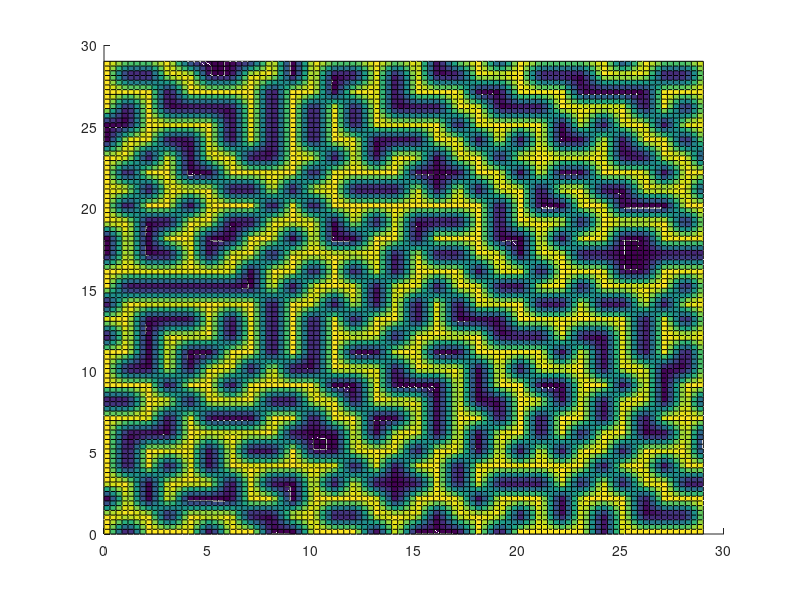

MATLAB code for this plot:
function spline2D_comp()
spline2Duniform()
%spline2Dmatrix()
return

function t=check_sanity(knot_vector,p)

  initial = knot_vector(1);
  kvsize = size(knot_vector,2);

  t = true;
  counter = 1;

  for i=1:p+1
    if (initial ~= knot_vector(i))
      t = false;
      return
    end
  end


  for i=p+2:kvsize-p-1
    if (initial == knot_vector(i))
      counter = counter + 1;
      if (counter > p)
        t = false  ;
        return
      end
    else
      initial = knot_vector(i);
      counter = 1;
    end
  end

  initial = knot_vector(kvsize);

  for i=kvsize-p:kvsize
    if (initial ~= knot_vector(i))
      t = false;
      return
    end
  end
  
  for i=1:kvsize-1
    if (knot_vector(i)>knot_vector(i+1))
      t = false;
    end
  end

  return

end


function spline2Dmatrix()
knot_vectorx=[0 1 2];

knot_vectory=[0 1 2];

precision = 0.1;

%macros
compute_nr_basis_functions = @(knot_vector,p) size(knot_vector, 2) - p - 1;
mesh   = @(a,c) [a:precision*(c-a):c];

%splines in x
px = compute_p(knot_vectorx);
tx = check_sanity(knot_vectorx,px);
nrx = compute_nr_basis_functions(knot_vectorx,px);

x_begin = knot_vectorx(1);
x_end = knot_vectorx(size(knot_vectorx,2));

x=mesh(x_begin,x_end);

%splines in y
py = compute_p(knot_vectory);
ty = check_sanity(knot_vectory,py);
nry = compute_nr_basis_functions(knot_vectorx,py);

y_begin = knot_vectory(1);
y_end = knot_vectory(size(knot_vectory,2));

y=mesh(y_begin,y_end);

%X and Y coordinates of points over the 2D mesh
[X,Y]=meshgrid(x,y);

M(1:nrx*nry,1:nrx*nry)=0.0;
hold on
for i=1:nrx
  %compute values of 
  vx=compute_spline(knot_vectorx,px,i,X);
  for j=1:nry
    vy=compute_spline(knot_vectory,py,j,Y);
    spline1=vx.*vy;
    for k=1:nrx
      %compute values of 
      vx2=compute_spline(knot_vectorx,px,k,X);
      for l=1:nry
        vy2=compute_spline(knot_vectory,py,l,Y);
        spline2=vx2.*vy2;
        crossection = spline1.*spline2;
        M(i+(j-1)*nry,k+(l-1)*nry)=M(i+(j-1)*nry,k+(l-1)*nry)+norm(crossection);
      end
    end
  end
end
crossection;
hold off

end

function spline2Duniform()
knot_vectorx=[0, 0, 1, 2, 3, 4, 5, 6, 7, 8, 9, 10, 11, 12, 13, 14, 15, 16, 17, 18, 19, 20, 21, 22, 23, 24, 25, 26, 27, 28, 29, 29];
knot_vectory=[0, 0, 1, 2, 3, 4, 5, 6, 7, 8, 9, 10, 11, 12, 13, 14, 15, 16, 17, 18, 19, 20, 21, 22, 23, 24, 25, 26, 27, 28, 29, 29];
coeff_vector=[
[1, 1, 0, 1, 1, 1, 1, 1, 0, 1, 1, 1, 0, 1, 0, 1, 1, 0, 0, 1, 1, 1, 1, 1, 0, 0, 1, 1, 1, 1];
[0, 1, 1, 1, 0, 0, 0, 1, 0, 1, 0, 1, 1, 1, 1, 0, 1, 1, 1, 1, 0, 1, 0, 1, 1, 0, 0, 1, 0, 1];
[1, 1, 0, 0, 1, 1, 0, 1, 1, 1, 0, 0, 0, 0, 1, 0, 1, 0, 0, 0, 1, 0, 1, 0, 1, 1, 1, 1, 0, 1];
[1, 0, 1, 1, 0, 1, 0, 0, 1, 0, 1, 1, 1, 0, 1, 0, 1, 0, 1, 0, 1, 1, 1, 1, 0, 1, 0, 0, 1, 1];
[1, 1, 0, 1, 1, 1, 1, 1, 0, 1, 0, 0, 1, 0, 1, 0, 1, 1, 1, 1, 0, 1, 0, 0, 0, 1, 0, 1, 1, 0];
[0, 1, 0, 1, 0, 0, 1, 0, 1, 1, 1, 0, 1, 1, 1, 0, 1, 0, 0, 1, 1, 1, 0, 1, 1, 1, 0, 1, 0, 0];
[1, 1, 0, 0, 1, 1, 1, 0, 1, 0, 1, 1, 0, 0, 1, 0, 1, 1, 0, 0, 1, 0, 1, 1, 0, 0, 0, 1, 0, 0];
[1, 0, 1, 1, 1, 0, 1, 0, 1, 1, 0, 1, 1, 1, 1, 0, 0, 1, 1, 0, 1, 0, 1, 0, 1, 1, 1, 1, 1, 0];
[0, 0, 1, 0, 1, 0, 1, 1, 0, 1, 1, 0, 0, 0, 0, 1, 1, 0, 1, 1, 0, 1, 1, 0, 0, 0, 0, 0, 1, 1];
[0, 1, 0, 0, 1, 1, 0, 1, 0, 1, 0, 1, 1, 1, 1, 0, 1, 1, 0, 1, 1, 0, 1, 1, 1, 1, 1, 1, 0, 0];
[1, 1, 1, 1, 1, 0, 0, 0, 1, 1, 0, 0, 0, 0, 1, 1, 0, 1, 1, 1, 0, 1, 0, 1, 0, 0, 0, 1, 1, 1];
[1, 0, 1, 0, 1, 0, 0, 1, 1, 0, 1, 1, 1, 1, 0, 1, 1, 1, 0, 0, 1, 1, 1, 0, 1, 1, 1, 0, 0, 1];
[1, 0, 1, 1, 0, 1, 1, 1, 0, 0, 1, 0, 1, 0, 1, 1, 0, 1, 0, 1, 1, 0, 1, 1, 1, 0, 0, 1, 0, 1];
[0, 1, 1, 0, 1, 1, 0, 0, 1, 1, 1, 0, 1, 1, 0, 0, 1, 1, 1, 0, 1, 0, 1, 0, 0, 1, 1, 1, 1, 1];
[1, 1, 0, 0, 0, 1, 1, 0, 1, 0, 0, 1, 0, 1, 1, 1, 0, 0, 1, 1, 1, 0, 1, 1, 0, 1, 0, 0, 0, 1];
[0, 1, 1, 0, 1, 0, 1, 1, 1, 0, 1, 1, 1, 0, 0, 1, 1, 1, 0, 0, 1, 1, 0, 1, 0, 1, 0, 1, 1, 1];
[0, 0, 1, 1, 1, 1, 0, 0, 0, 0, 1, 0, 1, 1, 1, 0, 1, 0, 1, 0, 1, 0, 0, 0, 1, 1, 0, 1, 0, 0];
[0, 1, 1, 0, 0, 1, 1, 1, 1, 1, 1, 0, 1, 0, 0, 1, 1, 0, 1, 0, 1, 1, 0, 1, 1, 0, 1, 1, 0, 1];
[1, 1, 0, 1, 1, 0, 0, 1, 0, 0, 0, 1, 1, 0, 1, 1, 0, 1, 1, 1, 1, 0, 1, 1, 0, 1, 1, 0, 1, 1];
[0, 1, 1, 0, 1, 1, 1, 0, 0, 1, 1, 1, 0, 0, 1, 0, 1, 1, 0, 0, 0, 1, 1, 0, 1, 1, 0, 0, 1, 0];
[1, 0, 1, 0, 1, 0, 1, 1, 1, 1, 0, 1, 0, 1, 1, 0, 1, 0, 0, 1, 1, 1, 0, 1, 0, 1, 0, 1, 1, 1];
[1, 1, 1, 0, 1, 1, 0, 0, 1, 0, 1, 1, 0, 1, 0, 1, 0, 1, 1, 1, 0, 0, 1, 1, 1, 1, 0, 1, 0, 1];
[1, 0, 0, 1, 1, 0, 1, 1, 0, 0, 1, 0, 1, 1, 0, 1, 1, 1, 0, 1, 0, 1, 0, 1, 0, 0, 1, 1, 0, 1];
[1, 1, 1, 0, 1, 1, 0, 1, 1, 1, 1, 1, 0, 1, 1, 0, 1, 0, 1, 0, 1, 1, 0, 1, 0, 1, 1, 0, 0, 1];
[0, 0, 1, 1, 0, 1, 1, 0, 0, 1, 0, 0, 0, 1, 0, 1, 1, 0, 1, 1, 1, 0, 1, 1, 1, 0, 1, 0, 1, 1];
[1, 1, 1, 0, 1, 0, 1, 1, 1, 0, 1, 1, 1, 1, 0, 1, 0, 0, 0, 1, 0, 0, 1, 0, 0, 1, 1, 0, 1, 0];
[1, 0, 0, 1, 1, 1, 0, 0, 1, 1, 1, 0, 0, 0, 1, 1, 0, 0, 0, 1, 0, 1, 1, 0, 1, 1, 0, 0, 1, 1];
[1, 0, 1, 1, 0, 1, 0, 1, 0, 0, 0, 1, 1, 1, 0, 1, 1, 0, 1, 1, 0, 1, 0, 1, 1, 0, 1, 1, 0, 1];
[1, 0, 1, 0, 1, 1, 1, 1, 1, 1, 0, 0, 1, 0, 1, 0, 1, 0, 1, 0, 1, 1, 1, 1, 0, 1, 0, 1, 0, 1];
[1, 1, 1, 0, 1, 0, 0, 1, 0, 1, 1, 1, 1, 1, 1, 1, 1, 0, 1, 1, 1, 0, 1, 0, 1, 1, 1, 1, 1, 1]
];

precision = 0.01;

%macros
compute_nr_basis_functions = @(knot_vector,p) size(knot_vector, 2) - p - 1
mesh   = @(a,c) [a:precision*(c-a):c];

%splines in x
px = compute_p(knot_vectorx);
tx = check_sanity(knot_vectorx,px);
nrx = compute_nr_basis_functions(knot_vectorx,px);

x_begin = knot_vectorx(1);
x_end = knot_vectorx(size(knot_vectorx,2));

x=mesh(x_begin,x_end);

%splines in y
py = compute_p(knot_vectorx);
ty = check_sanity(knot_vectorx,py);
nry = compute_nr_basis_functions(knot_vectorx,py);

y_begin = knot_vectory(1);
y_end = knot_vectory(size(knot_vectory,2));

y=mesh(y_begin,y_end);

%X and Y coordinates of points over the 2D mesh
[X,Y]=meshgrid(x,y);

% BEGIN changes
u = 0;

hold on
for i=1:nrx
  %compute values of 
  vx=compute_spline(knot_vectorx,px,i,X);
  for j=1:nry
    vy=compute_spline(knot_vectory,py,j,Y);
    u = u + vx.*vy.*coeff_vector(i,j);
  end
end
surf(X,Y,u);
hold off
% END changes

end

function spline()

knot_vector=[0 0 0  1 1 2 2 2 ];

precision = 0.0001;


compute_nr_basis_functions = @(knot_vector,p) size(knot_vector, 2) - p - 1;
mesh   = @(a,c) [a:precision*(c-a):c];


p = compute_p(knot_vector);
t = check_sanity(knot_vector,p);
nr = compute_nr_basis_functions(knot_vector,p);

x_begin = knot_vector(1);
x_end = knot_vector(size(knot_vector,2));


x=mesh(x_begin,x_end);


y=compute_spline(knot_vector,p,1,x);
plot(x,y)

hold on

for i=2:nr
  y=compute_spline(knot_vector,p,i,x);
  plot(x,y)
end

hold off


end


function p=compute_p(knot_vector)

  initial = knot_vector(1);
  kvsize = size(knot_vector,2);
  i=1;

  while (i+1 < kvsize) && (initial == knot_vector(i+1))
    i=i+1;
  end
  
  p = i-1;
  
  return
end



function y=compute_spline(knot_vector,p,nr,x)
  
  fC= @(x,a,b) (x)/(b-a)-a/(b-a);
  fD= @(x,c,d) (1-x)/(d-c)+(d-1)/(d-c);
  
  
  a = knot_vector(nr);
  b = knot_vector(nr+p);
  c = knot_vector(nr+1);
  d = knot_vector(nr+p+1);

  if (p==0)
    y = 0 .* (x < a) + 1 .* (a <= x & x <= d) + 0 .* (x > d);
    return
  end
  
  lp = compute_spline(knot_vector,p-1,nr,x);
  rp = compute_spline(knot_vector,p-1,nr+1,x);
  
  if (a==b)
    y1 = 0 .* (x < a) + 1 .* (a <= x & x <= b) + 0 .* (x > b);
  else
    y1 = 0 .* (x < a) + fC(x,a,b) .* (a <= x & x <= b) + 0 .* (x > b);
  end
  
  if (c==d)
    y2 = 0 .* (x < c) + 1 .* (c < x & x <= d) + 0 .* (d < x);
  else
    y2 = 0 .* (x < c) + fD(x,c,d) .* (c < x & x <= d) + 0 .* (d < x);
  end
  
  y = lp .* y1 + rp .* y2;
  return
  
end

end